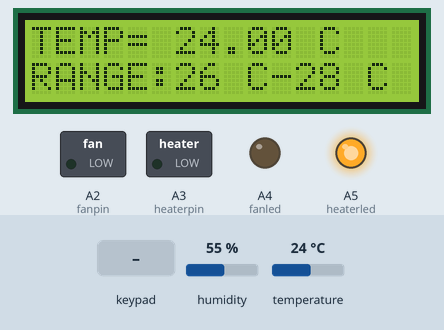
Recording of a sketch running on a simulated Arduino Uno, built with avr-gcc and run on an emulated ATmega328P. Parts: 16×2 character LCD, switched loads named in the sketch (green lamp = pin HIGH), output pins drawn as LEDs (lit = HIGH). The inputs (shaded band) are chosen by the test bench; at power-on: temperature 24 °C, humidity 55 %.

Above: at 2.2 s.
2.3 s: temperature set to 1 °C
At 2.7 s:
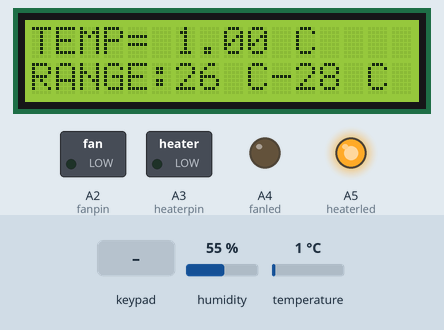
5.3 s: key '*' pressed
At 5.6 s:
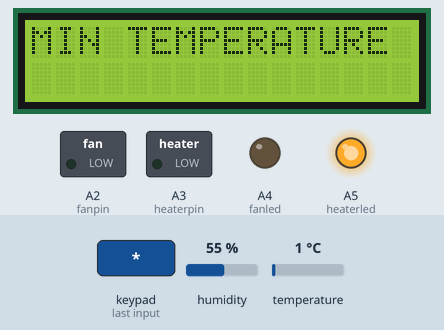
6.8 s: keypad keys 1 1 1 0 9 8 pressed 0.4 s apart
At 11.0 s:
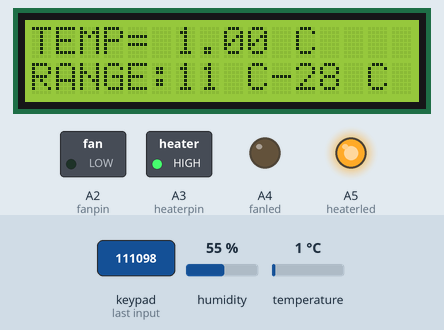
12.2 s: temperature set to 28 °C
At 14.3 s:
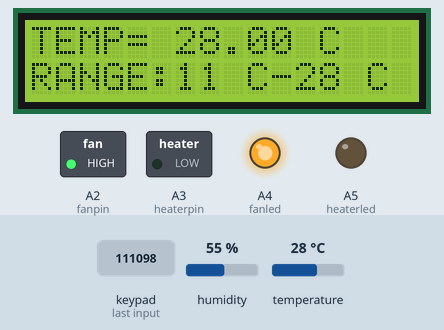
15.2 s: key '#' pressed
18.2 s: temperature set to 28.6 °C
At 21.9 s:
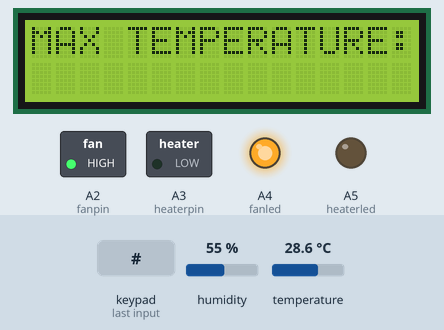
Timing chart, 0 to 22.2 s (numbered marks = the images above; inputs shaded):
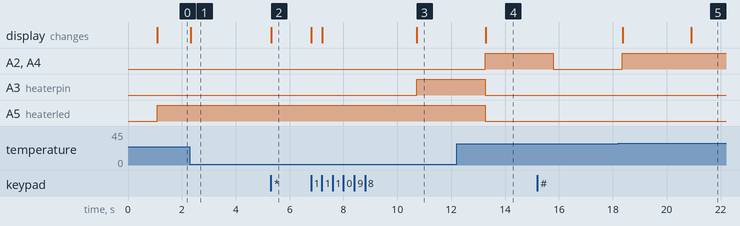

The sketch:

main2.ino
```cpp
// include the library code:
#include <LiquidCrystal.h>
#include <Keypad.h>
const byte ROWS = 4;
const byte COLS = 3;
int fanpin = A2,fanled = A4; //initialising and declaring the arduino pin in charge of the fan.
int heaterpin = A3,heaterled = A5; //initialing and declairing th arduino pin in charge of the heater.
#include <dht.h>
#define tempPin A1
dht DHT;

char hexakeys[ROWS][COLS] = {
  {'1', '2', '3'},
  {'4', '5', '6'},
  {'7', '8', '9'},
  {'*', '0', '#'},
};
byte rowPins[ROWS] = {11, 10, 9, 8};
byte colPins[COLS] = {12, 13, 14};

Keypad customkeypad = Keypad(makeKeymap(hexakeys), rowPins, colPins, ROWS, COLS);


// initialize the library by associating any needed LCD interface pin
// with the arduino pin number it is connected to
const int rs = 7, en = 6, d4 = 5, d5 = 4, d6 = 3, d7 = 2;
LiquidCrystal lcd(rs, en, d4, d5, d6, d7);

void setup()
{
  // set up the LCD's number of columns and rows:
  pinMode(fanpin,OUTPUT);
  pinMode(heaterpin,OUTPUT);
  pinMode(fanled,OUTPUT);
  pinMode(heaterled,OUTPUT);
  //Serial.begin(9600);
  //analogReference(INTERNAL);//sets the reference voltage of pin A3 to 1.1 (since we are using the lM35 temp sensor);
  lcd.begin(16, 2);
  lcd.setCursor(4,0); //centralising welcome
  lcd.print("WELCOME");
  delay(1000);
  lcd.clear();
}
int MIN[2],MAX[2]; /*TEMP holds the digits for temperature inputed by the user,
                      TOL holds the digits for the toleracne inputed by the user*/

int max_temp = 28,min_temp = 26,mean_temp;   /*user_temp holds the user defined temperature
                                                              max_temp holds the user defiend maximum temperature
                                                              min_temp holds the user defined miminum temperature
                                                              mean_temp holds the mean value of max_temp and mean_temp
                                                              */
float box_temp;
int heaterpin_state = LOW;
int target_temp = 0;
unsigned long wait_time = 5500,current_time,start_time;
void loop()
{
  char customkey = customkeypad.getKey(); //this variable holds the character corresponding to the key the user has pressed.

  DHT.read22(tempPin);
  box_temp = DHT.temperature;


  if(customkey) //if a key is pressed, get it .
  {
    if(customkey == '#')  //takes user to the max temperature setting page if # key is press
    {
      get_max_temp();
      delay(1000);
    }

    if(customkey == '*') //takes the user the min  temperature setting page if the * key is pressed.
    {
      get_min_temp();
      delay(1000);
    }
    if(box_temp > max_temp || box_temp < min_temp) target_temp = mean_temp; //checking if the box temperature is within range
    else target_temp = 0;
    delay(2500);
    lcd.clear();
  }

  while(min_temp > max_temp) //if the maximum temperature is less than the minimum temperature, the user should re-enter the temperatures.
  {
    lcd.print("INVALID INPUT!!!");
    delay(1000);
    get_max_temp();
    delay(1000);
    get_min_temp();
    delay(1000);
    lcd.clear();
    target_temp = 0;
    if(box_temp > max_temp || box_temp < min_temp) target_temp = mean_temp;
    else target_temp = 0;
    }
  hmscr();
  mean_temp = 0.5*(max_temp + min_temp);   //holds the average of the max and min temperatures.

  if(box_temp > max_temp || box_temp < min_temp) target_temp = mean_temp; //checking if the box's temperature is out of range

  if(target_temp != 0 && box_temp > target_temp)//if the box temperature is above the range, turn fan on and turn the heater off.
  {
     digitalWrite(fanpin,HIGH);
     digitalWrite(A4,HIGH);
     digitalWrite(heaterpin,LOW);
     digitalWrite(A5,LOW);
  }

   if(target_temp != 0 && box_temp < target_temp)//if the box temperature is below the range, turn heater on and turn the fan off.
  {
    current_time = millis();
    if((current_time - start_time) >= wait_time)
    {
      start_time = current_time;
      if(heaterpin_state == LOW)
      {
        heaterpin_state = HIGH;
        digitalWrite(heaterpin,heaterpin_state);
      }

    else
      {
        heaterpin_state = LOW;
        digitalWrite(heaterpin,heaterpin_state);
      }
    }


    digitalWrite(A5,HIGH);
     /*digitalWrite(heaterpin,HIGH);
     delay(5000);
     digitalWrite(heaterpin,LOW);
     delay(5000);*/
     digitalWrite(fanpin,LOW);
     digitalWrite(A4,LOW);
  }

  else if(target_temp == box_temp || target_temp == 0)//once the target temperature is attained ,turn all the devices off.
  {
    target_temp = 0;
    digitalWrite(fanpin,LOW);
    digitalWrite(A4,LOW);
    digitalWrite(heaterpin,LOW);
    heaterpin_state = LOW;
    digitalWrite(A5,LOW);
    start_time = 0;
  }
}


void hmscr() //this is the home display. It gives a summary of the user's settings.
{
  lcd.clear();
  lcd.setCursor(0,0);
  lcd.print("TEMP= "); //displays the current temperature in the box
  //Serial.println(box_temp);
  lcd.print(box_temp);
  lcd.print(" C");


  lcd.setCursor(0,1);

  if(max_temp != min_temp) //do this if the maximun temperature is not equal to the mininum temperature
  {
    lcd.print("RANGE:"); //displays the user defined parameters. i.e max and minimum temperatures.
    lcd.print(min_temp);
    lcd.print(" C");
    lcd.print("-");
    lcd.print(max_temp);
    lcd.print(" C"
    );
  }

  else //do this if the maximum temperature is equal to the minimum temperature.
  {
     lcd.print("SET TEMP= ");
     lcd.print(min_temp);
     lcd.print(" C");
  }
}


void get_min_temp()//this function retrieves the user defined maximum temperature
{

  char customkey;                       //this variable holds the different characters pressed by the user

  int counter = 0;                      //counter to loop through all the digits
  lcd.clear();
  lcd.print("MIN TEMPERATURE");         //prompts user to set the minimum temperature
  lcd.setCursor(0,1);                   //sets the cursor to the firt cell of the second row

  while(counter < 2)
  {
    customkey = customkeypad.getKey();
    if(customkey)
    {
      if(customkey == '#' || customkey == '*') {;} //rejection of any non-numeric entry

      else //do this if a numeric key is entered.
      {
        MIN[counter] = customkey;
        MIN[counter] = MIN[counter] - 48; //generates the actual number pressed from its encoded form.
        lcd.print(MIN[counter]); //displays the digits entered by the user
        counter++;
      }
    }
  }
  min_temp = 10*MIN[0] + MIN[1]; //calculating the minimum temperature value from its digits.
}


void get_max_temp()//this function retrieves the user defined maximum temperature
{

  char customkey;                       //this variable holds the different characters

  int counter = 0;                      //counter to loop through all the digits
  lcd.clear();
  lcd.print("MAX TEMPERATURE:");         //prompts user to set the maximum temperature
  lcd.setCursor(0,1);                    //sets the cursor to the firt cell on the second row

  while(counter < 2)//gets exactly a 2 digit number from the user.
  {
    customkey = customkeypad.getKey();
    if(customkey)
    {
      if(customkey == '#' || customkey == '*') {;} //rejection of any non-numeric entry

      else //do this if a numeric key is entered.
      {
        MAX[counter] = customkey;
        MAX[counter] = MAX[counter] - 48; //generates the actual number pressed from its encoded form.
        lcd.print(MAX[counter]); //shows the user the key he just pressed.
        counter++;
      }
    }
  }
  max_temp = 10*MAX[0] + MAX[1]; // calculates the value of the maximum temperature from its digits.

  if (max_temp >= 50) max_temp = 50;
}
```

Measured:
- the behaviour switches between 28 and 28.1 °C on temperature (found by bisection; images 4 and 5)
- after the input at 2.3 s, the display: changes at once (image 1)
- after the input at 5.3 s, A3 (heaterpin): stays LOW (without the input it goes to HIGH after 0.21 s); the display: changes at once (image 2)
- after the input at 6.8 s, A3 (heaterpin): LOW → HIGH after 3.9 s; the display: first changes at once (image 3 shows a later state)
- after the input at 12.2 s, A2 (fanpin), A4 (fanled): LOW → HIGH after 1.1 s; A3 (heaterpin), A5 (heaterled): HIGH → LOW after 1.1 s; the display: changes after 1.1 s (image 4)
- after the input at 18.2 s, A2 (fanpin), A4 (fanled): LOW → HIGH after 0.14 s; the display: first changes after 0.16 s (image 5 shows a later state)
